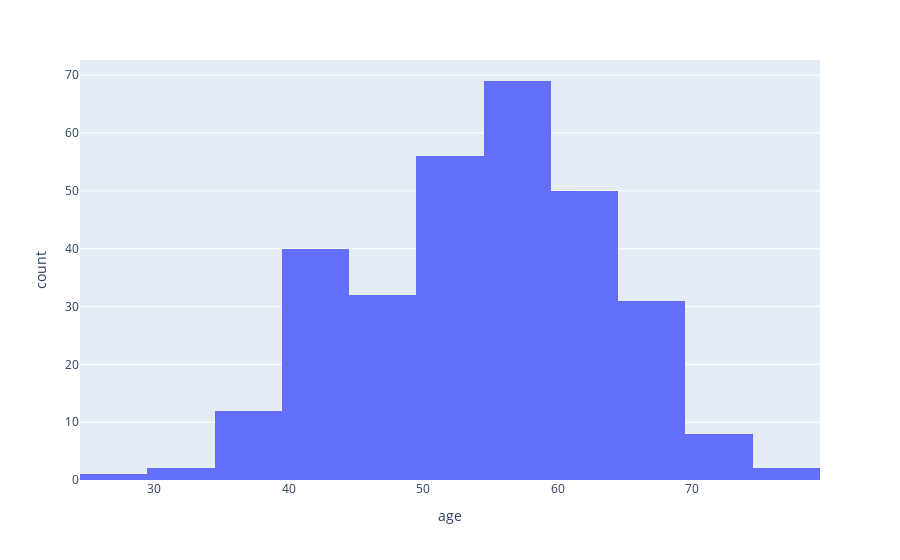

Here is the notebook cell this chart was saved with:
### Code cell
fig.show()

### Figure 1 — Plotly figure (JSON) as saved in the notebook; plotly's stock layout.template omitted (floating-point values rounded to 4 significant figures; data arrays with more than 128 entries replaced by an {"elided": "..."} marker saying what was removed)
{"data": [{"alignmentgroup": "True", "bingroup": "x", "hovertemplate": "age=%{x}<br>count=%{y}<extra></extra>", "legendgroup": "", "marker": {"color": "#636efa", "pattern": {"shape": ""}}, "name": "", "nbinsx": 10, "offsetgroup": "", "orientation": "v", "showlegend": false, "type": "histogram", "x": {"elided": "303 int values"}, "xaxis": "x", "yaxis": "y"}], "layout": {"barmode": "relative", "legend": {"tracegroupgap": 0}, "margin": {"t": 60}, "xaxis": {"anchor": "y", "domain": [0, 1], "title": {"text": "age"}}, "yaxis": {"anchor": "x", "domain": [0, 1], "title": {"text": "count"}}}}
